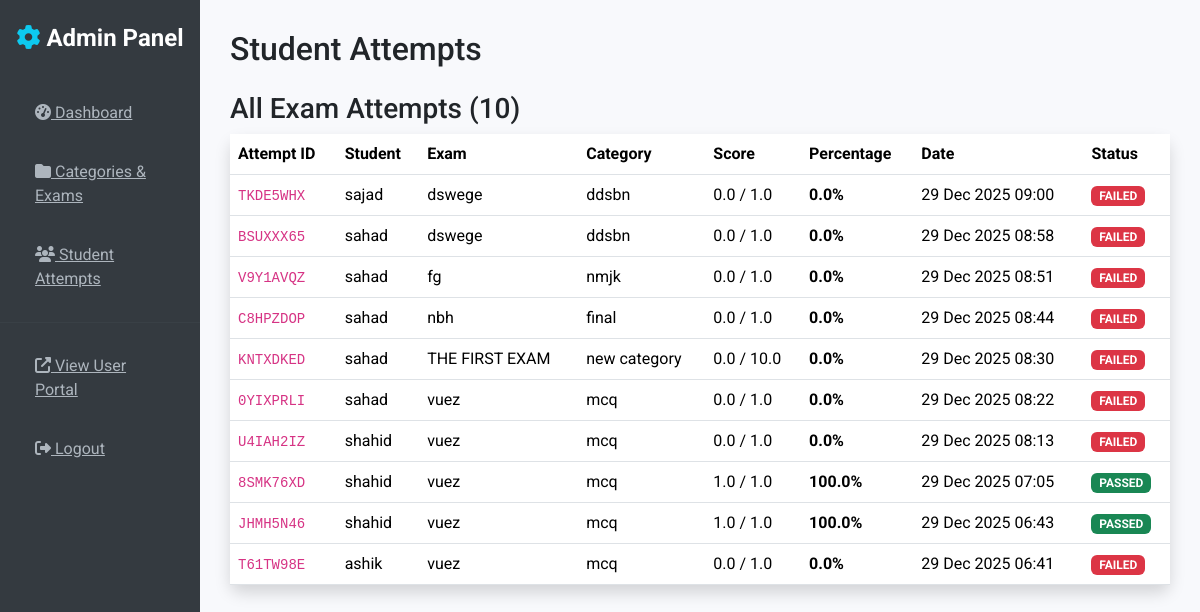
The app's page /panel/attempts/ with its own data.
### exam_user/models.py (models this page shows, shortened)
class ExamAttempt(models.Model):
    attempt_id = models.CharField(max_length=10, unique=True, editable=False)
    user = models.ForeignKey(User, on_delete=models.CASCADE, related_name='attempts')
    exam = models.ForeignKey(Exam, on_delete=models.CASCADE, related_name='attempts')
    start_time = models.DateTimeField(auto_now_add=True)
    end_time = models.DateTimeField(null=True, blank=True)
    score = models.FloatField(default=0.0)
    total_marks = models.FloatField(default=0.0)
    percentage = models.FloatField(default=0.0)
    is_completed = models.BooleanField(default=False)
    questions_data = models.JSONField(default=list)  # list of question IDs
    class Meta:
        ordering = ['-start_time']

class User(AbstractUser):
    is_admin = models.BooleanField(default=False)
    class Meta:
        db_table = 'users'

class Exam(models.Model):
    category = models.ForeignKey(Category, on_delete=models.CASCADE, related_name='exams')
    name = models.CharField(max_length=200)
    description = models.TextField(blank=True)
    duration_minutes = models.IntegerField(help_text="Duration in minutes")
    number_of_questions = models.IntegerField(help_text="Number of questions to display")
    start_date = models.DateTimeField()
    end_date = models.DateTimeField()
    pass_percentage = models.FloatField(default=40.0)
    created_at = models.DateTimeField(auto_now_add=True)
    class Meta:
        ordering = ['-created_at']

class Category(models.Model):
    name = models.CharField(max_length=200)
    description = models.TextField(blank=True)
    created_at = models.DateTimeField(auto_now_add=True)
    class Meta:
        verbose_name_plural = 'Categories'
        ordering = ['name']

### controller_admin/views.py (the view)
# urls.py: path('attempts/', views.attempt_list, name='attempt_list'),
def attempt_list(request):
    attempts = ExamAttempt.objects.select_related('user', 'exam').exclude(user__is_superuser=True)
    return render(request, 'controller_admin/attempt_list.html', {'attempts': attempts})

### controller_admin/templates/controller_admin/attempt_list.html
{% extends 'controller_admin/base.html' %}
{% block page_title %}Student Attempts{% endblock %}
{% block content %}
<h3>All Exam Attempts ({{ attempts.count }})</h3>
<div class="card shadow">
    <div class="card-body p-0">
        <div class="table-responsive">
            <table class="table table-hover mb-0">
                <thead class="bg-light">
                    <tr>
                        <th>Attempt ID</th>
                        <th>Student</th>
                        <th>Exam</th>
                        <th>Category</th>
                        <th>Score</th>
                        <th>Percentage</th>
                        <th>Date</th>
                        <th>Status</th>
                    </tr>
                </thead>
                <tbody>
                    {% for attempt in attempts %}
                    <tr>
                        <td><code>{{ attempt.attempt_id }}</code></td>
                        <td>{{ attempt.user.username }}</td>
                        <td>{{ attempt.exam.name }}</td>
                        <td>{{ attempt.exam.category.name }}</td>
                        <td>{{ attempt.score }} / {{ attempt.total_marks }}</td>
                        <td>
                            <strong>{{ attempt.percentage|floatformat:1 }}%</strong>
                        </td>
                        <td>{{ attempt.start_time|date:"d M Y H:i" }}</td>
                        <td>
                            {% if attempt.percentage >= attempt.exam.pass_percentage %}
                                <span class="badge bg-success">PASSED</span>
                            {% else %}
                                <span class="badge bg-danger">FAILED</span>
                            {% endif %}
                        </td>
                    </tr>
                    {% empty %}
                    <tr>
                        <td colspan="8" class="text-center py-4 text-muted">No attempts recorded yet.</td>
                    </tr>
                    {% endfor %}
                </tbody>
            </table>
        </div>
    </div>
</div>
{% endblock %}

### controller_admin/templates/controller_admin/base.html (style rules this page uses)
body { font-family: 'Roboto', sans-serif; background: #f8f9fc; }
.card { border: none; border-radius: 10px; box-shadow: 0 4px 15px rgba(0,0,0,0.08); }

### records on screen
ExamAttempt: attempt_id "TKDE5WHX", user.username "sajad", exam.name "dswege", exam.category.name "ddsbn", score "0.0", total_marks "1.0", percentage "0.0", start_time "29 Dec 2025 09:00", shows "FAILED"
ExamAttempt: attempt_id "BSUXXX65", user.username "sahad", exam.name "dswege", exam.category.name "ddsbn", score "0.0", total_marks "1.0", percentage "0.0", start_time "29 Dec 2025 08:58", shows "FAILED"
ExamAttempt: attempt_id "V9Y1AVQZ", user.username "sahad", exam.name "fg", exam.category.name "nmjk", score "0.0", total_marks "1.0", percentage "0.0", start_time "29 Dec 2025 08:51", shows "FAILED"
ExamAttempt: attempt_id "C8HPZDOP", user.username "sahad", exam.name "nbh", exam.category.name "final", score "0.0", total_marks "1.0", percentage "0.0", start_time "29 Dec 2025 08:44", shows "FAILED"
ExamAttempt: attempt_id "KNTXDKED", user.username "sahad", exam.name "THE FIRST EXAM", exam.category.name "new category", score "0.0", total_marks "10.0", percentage "0.0", start_time "29 Dec 2025 08:30", shows "FAILED"
ExamAttempt: attempt_id "0YIXPRLI", user.username "sahad", exam.name "vuez", exam.category.name "mcq", score "0.0", total_marks "1.0", percentage "0.0", start_time "29 Dec 2025 08:22", shows "FAILED"
ExamAttempt: attempt_id "U4IAH2IZ", user.username "shahid", exam.name "vuez", exam.category.name "mcq", score "0.0", total_marks "1.0", percentage "0.0", start_time "29 Dec 2025 08:13", shows "FAILED"
ExamAttempt: attempt_id "8SMK76XD", user.username "shahid", exam.name "vuez", exam.category.name "mcq", score "1.0", total_marks "1.0", percentage "100.0", start_time "29 Dec 2025 07:05", shows "PASSED"
ExamAttempt: attempt_id "JHMH5N46", user.username "shahid", exam.name "vuez", exam.category.name "mcq", score "1.0", total_marks "1.0", percentage "100.0", start_time "29 Dec 2025 06:43", shows "PASSED"
ExamAttempt: attempt_id "T61TW98E", user.username "ashik", exam.name "vuez", exam.category.name "mcq", score "0.0", total_marks "1.0", percentage "0.0", start_time "29 Dec 2025 06:41", shows "FAILED"

### other values on screen
{{ attempts.count }} "10"
